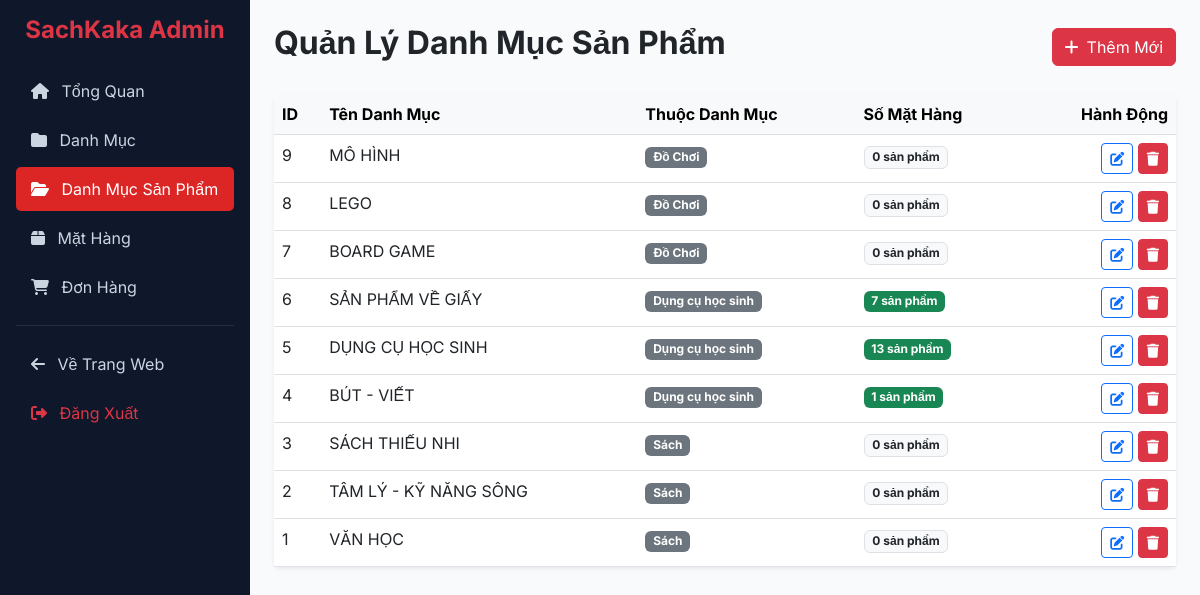
Page /admin/danhmucchitiet (signed in) on the committed database.
### tables this page shows
CREATE TABLE `danhmucchitiet` (
  `id` int(11) NOT NULL AUTO_INCREMENT,
  `tendanhmuc` varchar(50) NOT NULL,
  `danhmuc_id` int(11) NOT NULL,
  PRIMARY KEY (`id`),
  FOREIGN KEY (`danhmuc_id`) REFERENCES `danhmuc` (`id`) ON DELETE CASCADE
);

CREATE TABLE `danhmuc` (  
  `id` int(11) NOT NULL AUTO_INCREMENT,
  `tendanhmuc` varchar(50) NOT NULL,
  PRIMARY KEY (`id`)
);

### app_admin/controller/Admin.php (called while the page is built, shortened)
<?php
class Admin extends Controller {
    protected function render(string $view, array $data = [], string $layout = 'admin'): void {
        extract($data);
        $viewPath = str_replace('admin/', '', $view);
        require ROOT . '/app_admin/view/' . $viewPath . '.php';
    }
    public function danhmucChiTiet(): void {
        $model = new DanhMucChiTietModel();
        $message = '';
        $this->render('admin/danhmucchitiet', [
            'pageTitle'   => 'Danh Mục Chi Tiết - Admin',
            'items'       => $model->getAll(),
            'parent_cats' => $model->getAllParents(),
            'message'     => $message,
        ], 'admin');
    }
}

### index.php (called while the page is built, shortened)
<?php
function url(string $path = ''): string {
    return BASE_PATH . '/' . ltrim($path, '/');
}
Router::dispatch();

### model/DanhMucChiTietModel.php (called while the page is built, shortened)
<?php
class DanhMucChiTietModel {
    private PDO $db;
    public function __construct() { $this->db = Database::getInstance(); }
    public function getAll(): array {
        return $this->db->query(
            "SELECT d.*, c.tendanhmuc as tendanhmuc_cha,
             (SELECT COUNT(*) FROM mathang WHERE danhmucchitiet_id = d.id) as so_mathang
             FROM danhmucchitiet d
             JOIN danhmuc c ON d.danhmuc_id = c.id ORDER BY d.id DESC"
        )->fetchAll();
    }
}

### app_admin/view/danhmucchitiet.php (the view, shortened to what this page needs)
<div class="p-4">
    <div class="d-flex justify-content-between align-items-center mb-4">
        <h2 class="fw-bold">Quản Lý Danh Mục Sản Phẩm</h2>
        <button class="btn btn-danger" data-bs-toggle="modal" data-bs-target="#addModal">
            <i class="fas fa-plus me-2"></i>Thêm Mới
        </button>
    </div>
    <div class="card border-0 shadow-sm">
        <div class="card-body p-0">
            <table class="table table-hover mb-0">
                <thead class="table-light">
                    <tr><th>ID</th><th>Tên Danh Mục</th><th>Thuộc Danh Mục</th><th>Số Mặt Hàng</th><th class="text-end">Hành Động</th></tr>
                </thead>
                <tbody>
                    <?php foreach ($items as $item): ?>
                    <tr>
                        <td><?= $item['id'] ?></td>
                        <td><?= htmlspecialchars($item['tendanhmuc']) ?></td>
                        <td><span class="badge bg-secondary"><?= htmlspecialchars($item['tendanhmuc_cha']) ?></span></td>
                        <td>
                            <?php if ($item['so_mathang'] > 0): ?>
                                <span class="badge bg-success"><?= $item['so_mathang'] ?> sản phẩm</span>
                            <?php else: ?>
                                <span class="badge bg-light text-dark border">0 sản phẩm</span>
                            <?php endif; ?>
                        </td>
                        <td class="text-end">
                            <button type="button" class="btn btn-sm btn-outline-primary" onclick="editDanhMucChiTiet(<?= $item['id'] ?>, '<?= htmlspecialchars(addslashes($item['tendanhmuc'])) ?>', <?= $item['danhmuc_id'] ?>)" data-bs-toggle="modal" data-bs-target="#editModal" title="Sửa"><i class="fas fa-edit"></i></button>
                            <form method="POST" action="<?= url('admin/danhmucchitiet') ?>" class="d-inline"
                                  onsubmit="return confirmFormSubmit(this, 'Không thể hoàn tác! Bạn có chắc chắn muốn xóa danh mục sản phẩm này?')">
                                <button type="submit" name="delete" class="btn btn-sm btn-danger"><i class="fas fa-trash"></i></button>
                            </form>
                        </td>
                    </tr>
                    <?php endforeach; ?>
                </tbody>
            </table>
        </div>
    </div>
</div>

### core/Router.php (shortened to what this page needs)
<?php
class Router {
    private static array $routes = [];
    public static function get(string $path, string $controller, string $action): void {
        self::$routes[] = ['method' => 'GET', 'path' => $path, 'controller' => $controller, 'action' => $action];
    }
    public static function post(string $path, string $controller, string $action): void {
        self::$routes[] = ['method' => 'POST', 'path' => $path, 'controller' => $controller, 'action' => $action];
    }
    public static function dispatch(): void {
        $method = $_SERVER['REQUEST_METHOD'];
        $uri    = parse_url($_SERVER['REQUEST_URI'], PHP_URL_PATH);
        $base = rtrim(str_replace('\\', '/', dirname($_SERVER['SCRIPT_NAME'])), '/');
        $uri  = '/' . ltrim(substr($uri, strlen($base)), '/');
        $uri  = rtrim($uri, '/');
        $uri  = ($uri === '') ? '/' : $uri;
        foreach (self::$routes as $route) {
            if ($route['method'] === $method && $route['path'] === $uri) {
                $ctrl = new $route['controller']();
                $ctrl->{$route['action']}();
                return;
            }
        }
    }
}

### app_admin/view/layout/admin.php (style rules this page uses)
body { font-family: 'Inter', sans-serif; background-color: #f8fafc; }

### rows in the picture
danhmucchitiet: id "9", tendanhmuc "MÔ HÌNH", danhmuc.tendanhmuc "Đồ Chơi", shows "0 sản phẩm"
danhmucchitiet: id "8", tendanhmuc "LEGO", danhmuc.tendanhmuc "Đồ Chơi", shows "0 sản phẩm"
danhmucchitiet: id "7", tendanhmuc "BOARD GAME", danhmuc.tendanhmuc "Đồ Chơi", shows "0 sản phẩm"
danhmucchitiet: id "6", tendanhmuc "SẢN PHẨM VỀ GIẤY", danhmuc.tendanhmuc "Dụng cụ học sinh", so_mathang "7"
danhmucchitiet: id "5", tendanhmuc "DỤNG CỤ HỌC SINH", danhmuc.tendanhmuc "Dụng cụ học sinh", so_mathang "13"
danhmucchitiet: id "4", tendanhmuc "BÚT - VIẾT", danhmuc.tendanhmuc "Dụng cụ học sinh", so_mathang "1"
danhmucchitiet: id "3", tendanhmuc "SÁCH THIẾU NHI", danhmuc.tendanhmuc "Sách", shows "0 sản phẩm"
danhmucchitiet: id "2", tendanhmuc "TÂM LÝ - KỸ NĂNG SÔNG", danhmuc.tendanhmuc "Sách", shows "0 sản phẩm"
danhmucchitiet: id "1", tendanhmuc "VĂN HỌC", danhmuc.tendanhmuc "Sách", shows "0 sản phẩm"
